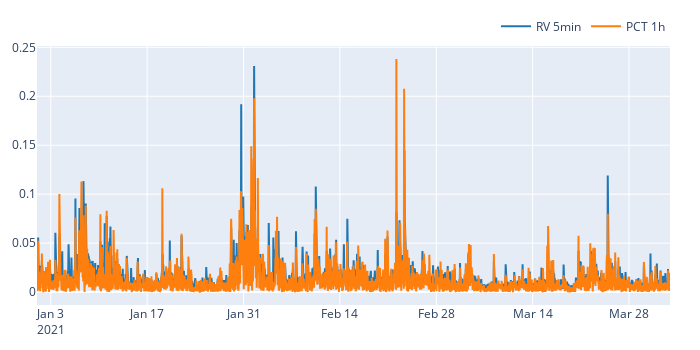

Write notebook code for a chart like this one.
### Code cell
fig = vbt.make_subplots()
rv_5min.iloc[:, 3]['2021-01-01':'2021-04-02'].vbt.plot(fig=fig, trace_kwargs=dict(name='RV 5min'))
pct_vol.iloc[:, 3]['2021-01-01':'2021-04-02'].vbt.plot(fig=fig, trace_kwargs=dict(name='PCT 1h'))
fig.show()

### Figure 1 — Plotly figure (JSON) as saved in the notebook; plotly's stock layout.template omitted (floating-point values rounded to 4 significant figures; data arrays with more than 128 entries replaced by an {"elided": "..."} marker saying what was removed)
{"data": [{"name": "RV 5min", "showlegend": true, "type": "scatter", "uid": "2f1fac2f-15b8-4248-acf6-8eec6cf4cd60", "x": {"elided": "2208 str values"}, "y": {"elided": "2208 float values"}}, {"name": "PCT 1h", "showlegend": true, "type": "scatter", "uid": "3b91d96e-6399-4fe4-84ee-83d279ccf1dc", "x": {"elided": "2208 str values"}, "y": {"elided": "2208 float values"}}], "layout": {"height": 350, "legend": {"orientation": "h", "traceorder": "normal", "x": 1, "xanchor": "right", "y": 1.02, "yanchor": "bottom"}, "margin": {"b": 30, "l": 30, "r": 30, "t": 30}, "width": 700, "xaxis": {"anchor": "y", "domain": [0, 1]}, "yaxis": {"anchor": "x", "domain": [0, 1]}}}
